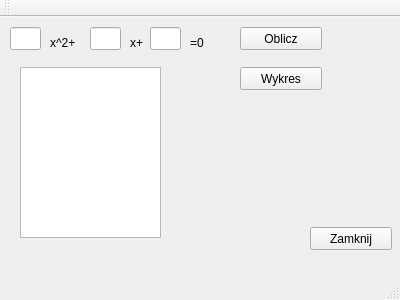
<?xml version="1.0" encoding="UTF-8"?>
<ui version="4.0">
 <class>MainWindow</class>
 <widget class="QMainWindow" name="MainWindow">
  <property name="geometry">
   <rect>
    <x>0</x>
    <y>0</y>
    <width>400</width>
    <height>300</height>
   </rect>
  </property>
  <property name="windowTitle">
   <string>Rozwiązywanie równania kwadratowego</string>
  </property>
  <widget class="QWidget" name="centralWidget">
   <widget class="QPushButton" name="pbZamknij">
    <property name="geometry">
     <rect>
      <x>310</x>
      <y>210</y>
      <width>82</width>
      <height>23</height>
     </rect>
    </property>
    <property name="text">
     <string>Zamknij</string>
    </property>
   </widget>
   <widget class="QLineEdit" name="leA">
    <property name="geometry">
     <rect>
      <x>10</x>
      <y>10</y>
      <width>31</width>
      <height>23</height>
     </rect>
    </property>
   </widget>
   <widget class="QLabel" name="label">
    <property name="geometry">
     <rect>
      <x>50</x>
      <y>10</y>
      <width>41</width>
      <height>31</height>
     </rect>
    </property>
    <property name="text">
     <string>x^2+</string>
    </property>
   </widget>
   <widget class="QLineEdit" name="leB">
    <property name="geometry">
     <rect>
      <x>90</x>
      <y>10</y>
      <width>31</width>
      <height>23</height>
     </rect>
    </property>
   </widget>
   <widget class="QLabel" name="label_2">
    <property name="geometry">
     <rect>
      <x>130</x>
      <y>10</y>
      <width>16</width>
      <height>31</height>
     </rect>
    </property>
    <property name="text">
     <string>x+</string>
    </property>
   </widget>
   <widget class="QLineEdit" name="leC">
    <property name="geometry">
     <rect>
      <x>150</x>
      <y>10</y>
      <width>31</width>
      <height>23</height>
     </rect>
    </property>
   </widget>
   <widget class="QLabel" name="label_3">
    <property name="geometry">
     <rect>
      <x>190</x>
      <y>10</y>
      <width>21</width>
      <height>31</height>
     </rect>
    </property>
    <property name="text">
     <string>=0</string>
    </property>
   </widget>
   <widget class="QTextBrowser" name="tbWynik">
    <property name="geometry">
     <rect>
      <x>20</x>
      <y>50</y>
      <width>141</width>
      <height>171</height>
     </rect>
    </property>
   </widget>
   <widget class="QPushButton" name="pbOblicz">
    <property name="geometry">
     <rect>
      <x>240</x>
      <y>10</y>
      <width>82</width>
      <height>23</height>
     </rect>
    </property>
    <property name="text">
     <string>Oblicz</string>
    </property>
   </widget>
   <widget class="QPushButton" name="pbWykres">
    <property name="geometry">
     <rect>
      <x>240</x>
      <y>50</y>
      <width>82</width>
      <height>23</height>
     </rect>
    </property>
    <property name="text">
     <string>Wykres</string>
    </property>
   </widget>
  </widget>
  <widget class="QMenuBar" name="menuBar">
   <property name="geometry">
    <rect>
     <x>0</x>
     <y>0</y>
     <width>400</width>
     <height>20</height>
    </rect>
   </property>
  </widget>
  <widget class="QToolBar" name="mainToolBar">
   <attribute name="toolBarArea">
    <enum>TopToolBarArea</enum>
   </attribute>
   <attribute name="toolBarBreak">
    <bool>false</bool>
   </attribute>
  </widget>
  <widget class="QStatusBar" name="statusBar"/>
 </widget>
 <layoutdefault spacing="6" margin="11"/>
 <resources/>
 <connections/>
</ui>
